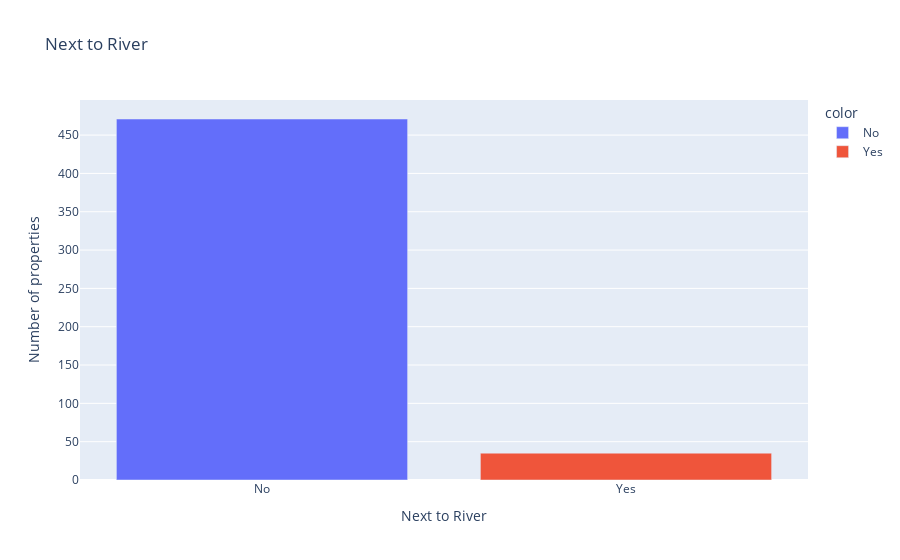

The code cell stored with this chart in its notebook:
### Markdown cell above
#### Next to the River? ⛵️

**Challenge**

Create a bar chart with plotly for CHAS to show many more homes are away from the river versus next to it. The bar chart should look something like this:

<img src=https://i.imgur.com/AHwoQ6l.png height=350>

You can make your life easier by providing a list of values for the x-axis (e.g., `x=['No', 'Yes']`)

### Code cell
river_access = data["CHAS"].value_counts()

fig = px.bar(river_access, 
             x=["No", "Yes"], 
             y=river_access.values, 
             color=["No", "Yes"], title="Next to River")

fig.update_layout(xaxis_title="Next to River",
                  yaxis_title="Number of properties")

fig.show()

### Figure 1 — Plotly figure (JSON) as saved in the notebook; plotly's stock layout.template omitted (floating-point values rounded to 4 significant figures)
{"data": [{"alignmentgroup": "True", "hovertemplate": "color=No<br>x=%{x}<br>y=%{y}<extra></extra>", "legendgroup": "No", "marker": {"color": "#636efa", "pattern": {"shape": ""}}, "name": "No", "offsetgroup": "No", "orientation": "v", "showlegend": true, "textposition": "auto", "type": "bar", "x": ["No"], "xaxis": "x", "y": [471], "yaxis": "y"}, {"alignmentgroup": "True", "hovertemplate": "color=Yes<br>x=%{x}<br>y=%{y}<extra></extra>", "legendgroup": "Yes", "marker": {"color": "#EF553B", "pattern": {"shape": ""}}, "name": "Yes", "offsetgroup": "Yes", "orientation": "v", "showlegend": true, "textposition": "auto", "type": "bar", "x": ["Yes"], "xaxis": "x", "y": [35], "yaxis": "y"}], "layout": {"barmode": "relative", "legend": {"title": {"text": "color"}, "tracegroupgap": 0}, "title": {"text": "Next to River"}, "xaxis": {"anchor": "y", "domain": [0, 1], "title": {"text": "Next to River"}}, "yaxis": {"anchor": "x", "domain": [0, 1], "title": {"text": "Number of properties"}}}}
